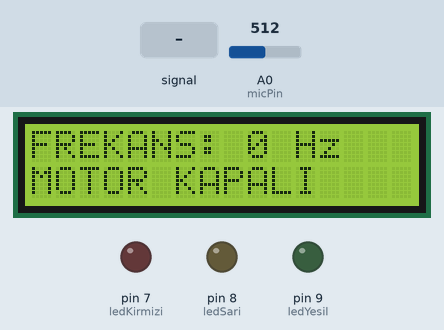
The sketch below on a simulated Arduino Uno, built with avr-gcc and run on an emulated ATmega328P. Shown: 16×2 character LCD, output pins drawn as LEDs (lit = HIGH). The inputs (shaded band) are chosen by the test bench; at power-on: A0 (micPin) = 512. What the sketch prints to the serial monitor is not drawn.

Above: at 3.2 s.
3.3 s: A0 (micPin) fed a 50 Hz sine of ±306 counts around its level
At 5.0 s:
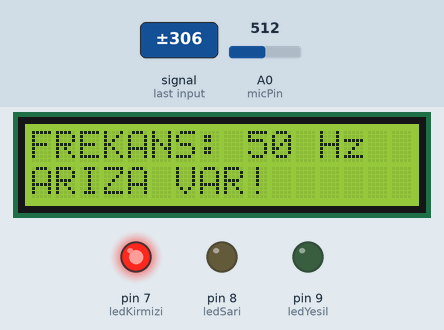
5.8 s: A0 (micPin) fed a 200 Hz sine of ±81 counts around its level
At 8.1 s:
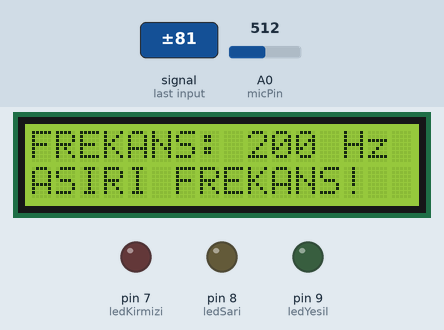
8.8 s: A0 (micPin) fed a 2 Hz sine of ±306 counts around its level
At 10.1 s:
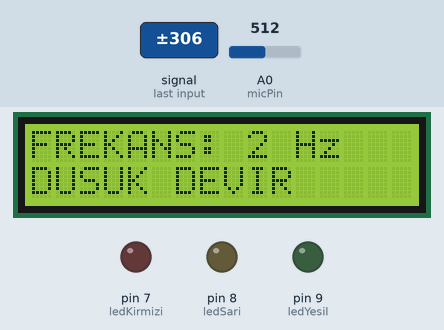
11.3 s: A0 (micPin) set to 716
At 12.1 s:
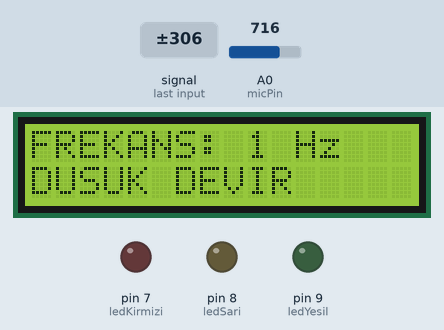
13.6 s: A0 (micPin) set to 737
15.1 s: A0 (micPin) set to 765
Timing chart, 0 to 18.1 s (numbered marks = the images above; inputs shaded):
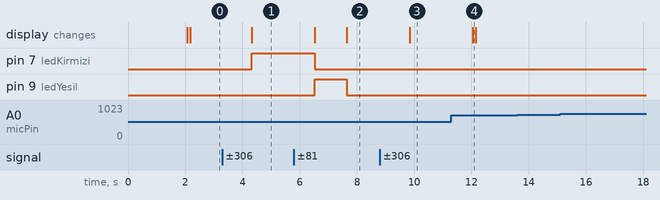

Measured:
- after the input at 3.3 s, pin 7 (ledKirmizi): LOW → HIGH after 1.0 s; the display: changes after 1.0 s (image 1)
- after the input at 5.8 s, pin 7 (ledKirmizi): HIGH → LOW after 0.73 s; pin 9 (ledYesil): LOW → HIGH after 0.73 s, → LOW 1.1 s later; the display: first changes after 0.73 s (image 2 shows a later state)
- after the input at 8.8 s, the display: changes after 1.0 s (image 3)
- after the input at 11.3 s, the display: changes after 0.75 s (image 4)
- after the input at 13.6 s, every drawn part: stays the same
- after the input at 15.1 s, every drawn part: stays the same

The sketch:

sketch_apr19a.ino
```cpp
#include <LiquidCrystal.h>


LiquidCrystal lcd(12, 11, 5, 4, 3, 2);

const int micPin = A0;


const int ledYesil = 9;
const int ledSari = 8;
const int ledKirmizi = 7;

void setup() {
  Serial.begin(9600);


  lcd.begin(16, 2);
  pinMode(ledYesil, OUTPUT);
  pinMode(ledSari, OUTPUT);
  pinMode(ledKirmizi, OUTPUT);


  digitalWrite(ledYesil, LOW);
  digitalWrite(ledSari, LOW);
  digitalWrite(ledKirmizi, LOW);


  lcd.print("Motor Analiz");
  lcd.setCursor(0, 1);
  lcd.print("Sistemi Hazir");
  delay(2000);
  lcd.clear();
}

void loop() {
  long maxDeger = 0;
  long minDeger = 1023;
  long referansZaman = millis();


  while(millis() - referansZaman < 100) {
    int okunan = analogRead(micPin);
    if(okunan > maxDeger) maxDeger = okunan;
    if(okunan < minDeger) minDeger = okunan;
  }

  int merkezNokta = (maxDeger + minDeger) / 2;
  int sesSiddeti = maxDeger - minDeger;

  int frekansHz = 0;


  if (sesSiddeti > 30) {
    int dalgaSayaci = 0;
    boolean dalgaUstte = false;
    long sayimZamani = millis();


    while(millis() - sayimZamani < 1000) {
      int anlikDeger = analogRead(micPin);


      if(anlikDeger > merkezNokta + 15 && !dalgaUstte) {
        dalgaUstte = true;
      }
      else if (anlikDeger < merkezNokta - 15 && dalgaUstte) {
        dalgaUstte = false;
        dalgaSayaci++;
      }
    }
    frekansHz = dalgaSayaci;
  }


  Serial.print("Ses Siddeti: ");
  Serial.print(sesSiddeti);
  Serial.print(" | Frekans: ");
  Serial.println(frekansHz);


  lcd.setCursor(0, 0);
  lcd.print("FREKANS: ");
  lcd.print(frekansHz);
  lcd.print(" Hz   ");


  lcd.setCursor(0, 1);

  if (frekansHz == 0) {

    lcd.print("MOTOR KAPALI    ");
    digitalWrite(ledYesil, LOW);
    digitalWrite(ledSari, LOW);
    digitalWrite(ledKirmizi, LOW);
  }
  else if (frekansHz > 160) {

    lcd.print("ASIRI FREKANS!  ");
    digitalWrite(ledYesil, LOW);
    digitalWrite(ledSari, LOW);
    digitalWrite(ledKirmizi, LOW);
  }
  else if (frekansHz >= 80 && frekansHz <= 160) {

    lcd.print("DURUM: NORMAL   ");
    digitalWrite(ledYesil, HIGH);
    digitalWrite(ledSari, LOW);
    digitalWrite(ledKirmizi, LOW);
  }
  else if (frekansHz >= 70 && frekansHz < 80) {

    lcd.print("ARIZA RISKI!    ");
    digitalWrite(ledYesil, LOW);
    digitalWrite(ledSari, HIGH);
    digitalWrite(ledKirmizi, LOW);
  }
  else if (frekansHz >= 50 && frekansHz < 70) {

    lcd.print("ARIZA VAR!      ");
    digitalWrite(ledYesil, LOW);
    digitalWrite(ledSari, LOW);
    digitalWrite(ledKirmizi, HIGH);
  }
  else {

    lcd.print("DUSUK DEVIR     ");
    digitalWrite(ledYesil, LOW);
    digitalWrite(ledSari, LOW);
    digitalWrite(ledKirmizi, LOW);
  }
}
```
